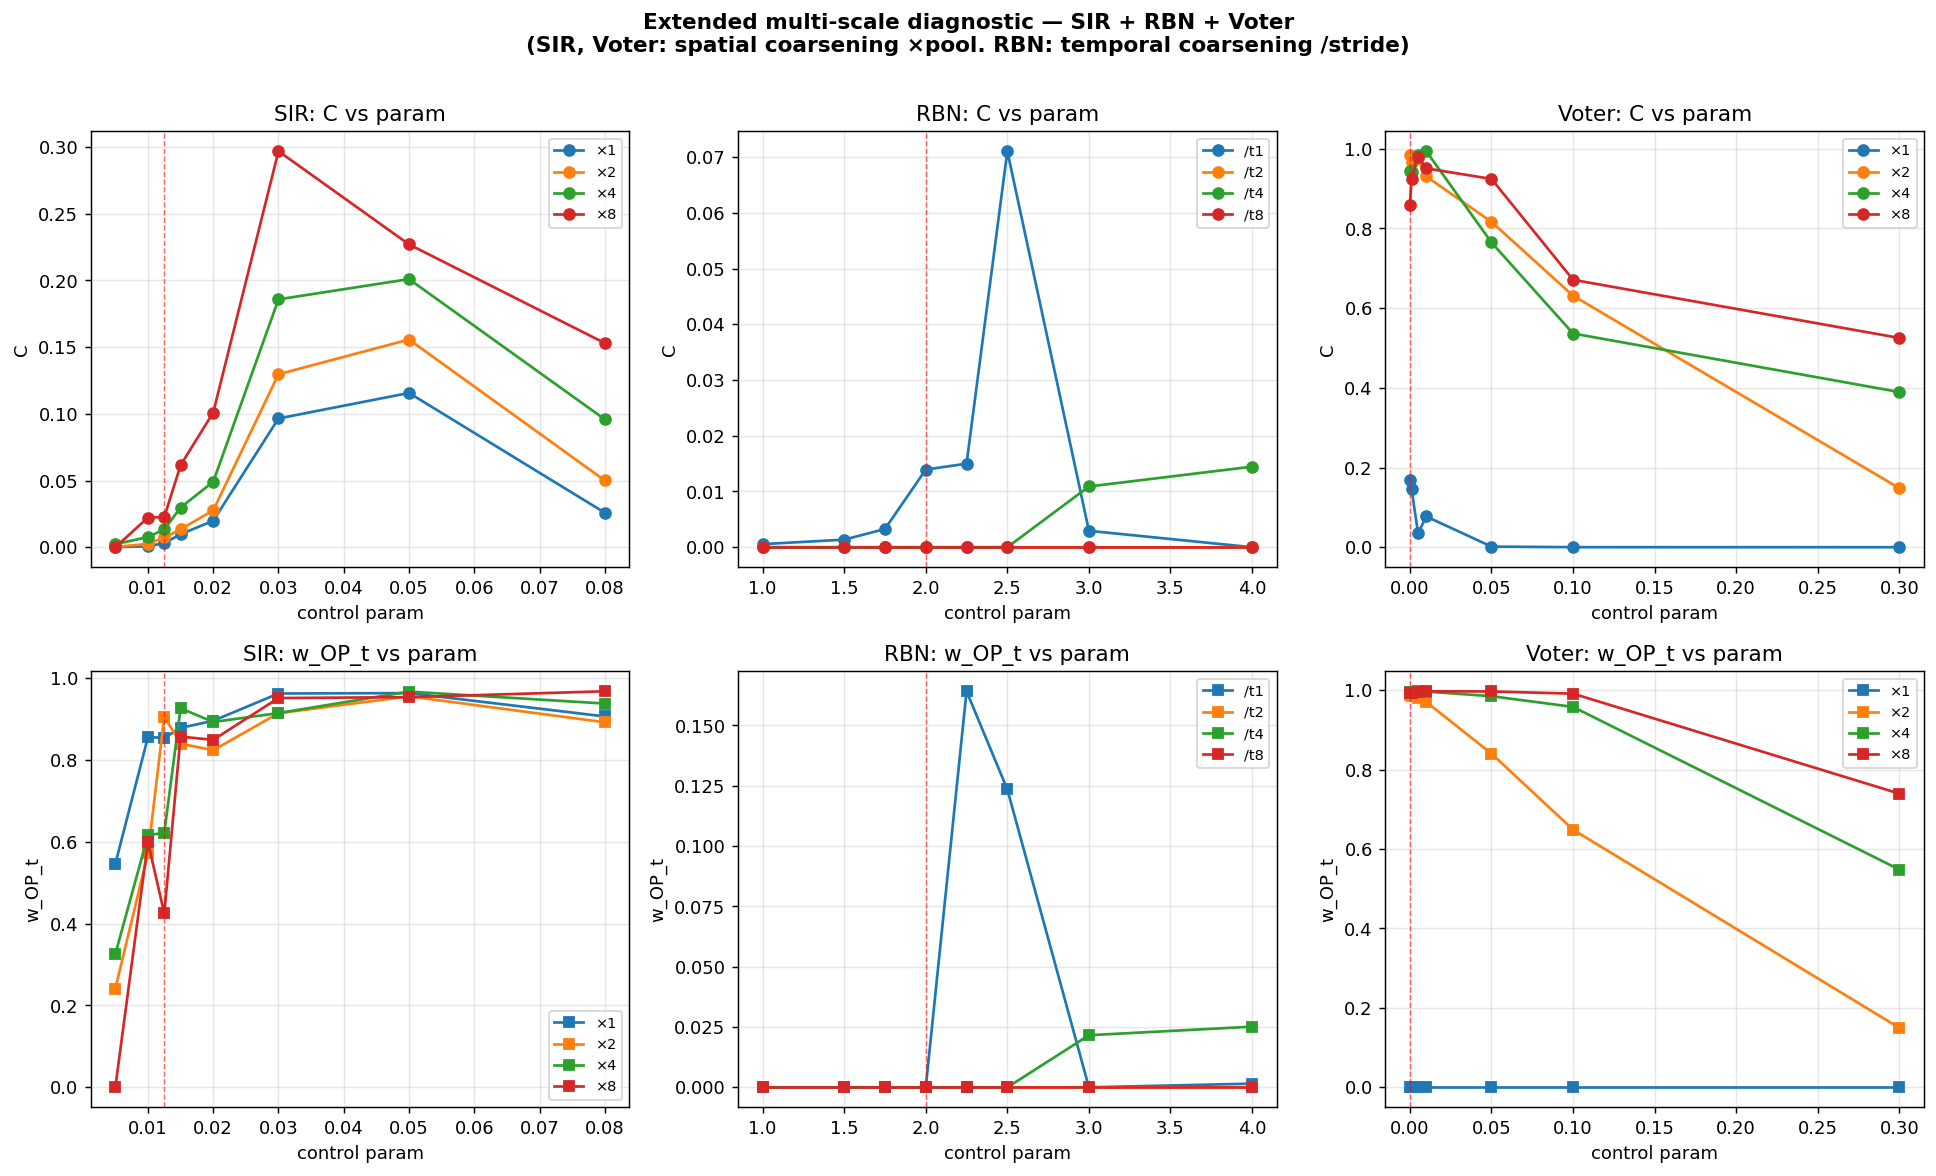

Recreate this plot in Python.
"""
Extended multi-scale C diagnostic — SIR, RBN, Voter.

Follow-up to multiscale_diagnostic.py. Tests whether the "mesoscale rescue"
effect seen for DP also appears for:
  - SIR (absorbing-state, epidemic threshold at R0=1, i.e. β ~ 0.0125 for γ=0.1)
  - RBN (Kauffman edge-of-chaos at K=2; uses TEMPORAL coarsening since no spatial lattice)
  - Voter (Type C, absorbing consensus at μ=0)

Predictions:
  SIR:    peak shifts toward β_c at coarse spatial scales (like DP)
  RBN:    peak sharpens at K=2 under temporal coarsening
  Voter:  signal amplifies at coarser scales (scale-invariant coarsening)
"""
import sys, os, time, json
sys.path.insert(0, os.path.join(os.path.dirname(__file__), '..', '..', '..'))

import numpy as np
import matplotlib.pyplot as plt
from complexity_framework_v9 import compute_C, _sir_run, SIR_CFG, _rbn_run, RBN_CFG
from fingerprint_test import voter_model_run
from multiscale_diagnostic import coarsen_history

POOLS   = (1, 2, 4, 8)
N_SEEDS = 3
BURNIN, WINDOW = 50, 200


# ── runners returning flat (T, cells) binary histories ────────────────────────
def sir_runner(beta, seed):
    cfg = SIR_CFG.copy(); cfg['GRID']=64; cfg['STEPS']=300
    # _sir_run returns (hist_I, hist_S); use the infected field as the binary grid
    hist_I, hist_S = _sir_run(beta, cfg, seed=seed)
    return hist_I

def rbn_runner(K, seed):
    cfg = RBN_CFG.copy(); cfg['N']=400; cfg['STEPS']=300
    return _rbn_run(K, cfg, seed=seed)   # (T, N)

def voter_runner(mu, seed):
    return voter_model_run(mu, G=64, steps=300, burnin=50, window=200, seed=seed)


# ── temporal coarsening (for non-spatial substrates like RBN) ─────────────────
def coarsen_temporal(hist_flat, stride):
    """Average blocks of `stride` consecutive time steps and re-binarise.

    hist_flat : (T, N) binary
    stride    : int  — how many time steps to average together
    returns   : (T//stride, N) binary
    """
    if stride == 1:
        return hist_flat.astype(np.int8)
    T, N = hist_flat.shape
    n = T // stride
    trimmed = hist_flat[:n*stride]
    blocks  = trimmed.reshape(n, stride, N).mean(axis=1)
    thresh  = np.percentile(blocks, 75, axis=1, keepdims=True)
    return (blocks > thresh).astype(np.int8)


# ── per-substrate sweep ───────────────────────────────────────────────────────
def sweep_spatial(name, runner, params, G):
    print(f"\n{'='*60}\n{name} (spatial coarsening)\n{'='*60}")
    rows = []
    for p in params:
        per = {pool: [] for pool in POOLS}
        wopt = {pool: [] for pool in POOLS}
        for s in range(N_SEEDS):
            hist_flat = runner(p, seed=s)
            T = hist_flat.shape[0]
            hist_3d = hist_flat.reshape(T, G, G)
            for pool in POOLS:
                grid = coarsen_history(hist_3d, pool)
                if grid.shape[1] < 4:
                    continue
                r = compute_C(grid, BURNIN, WINDOW)
                per[pool].append(r['score'])
                wopt[pool].append(r['w_OP_t'])
        row = {'param': p}
        for pool in POOLS:
            if per[pool]:
                row[f'C_{pool}']    = float(np.mean(per[pool]))
                row[f'wOPt_{pool}'] = float(np.mean(wopt[pool]))
        rows.append(row)
        print(f"  {p:>7.4f}: " + "  ".join(
            f"C×{pool}={row.get(f'C_{pool}', 0):.3f}(wOPt={row.get(f'wOPt_{pool}', 0):.2f})"
            for pool in POOLS if f'C_{pool}' in row))
    return rows


def sweep_temporal(name, runner, params, STRIDES=(1, 2, 4, 8)):
    print(f"\n{'='*60}\n{name} (temporal coarsening)\n{'='*60}")
    rows = []
    for p in params:
        per = {s: [] for s in STRIDES}
        wopt = {s: [] for s in STRIDES}
        for seed in range(N_SEEDS):
            hist = runner(p, seed=seed)
            for stride in STRIDES:
                grid = coarsen_temporal(hist, stride)
                T_new = grid.shape[0]
                if T_new < BURNIN + 20:
                    continue
                new_burnin = max(5, BURNIN // stride)
                new_window = min(WINDOW // stride, T_new - new_burnin - 1)
                r = compute_C(grid, new_burnin, new_window)
                per[stride].append(r['score'])
                wopt[stride].append(r['w_OP_t'])
        row = {'param': p}
        for stride in STRIDES:
            if per[stride]:
                row[f'C_t{stride}']    = float(np.mean(per[stride]))
                row[f'wOPt_t{stride}'] = float(np.mean(wopt[stride]))
        rows.append(row)
        print(f"  {p:>7.3f}: " + "  ".join(
            f"C/t{s}={row.get(f'C_t{s}', 0):.3f}(wOPt={row.get(f'wOPt_t{s}', 0):.2f})"
            for s in STRIDES if f'C_t{s}' in row))
    return rows


if __name__ == '__main__':
    t0 = time.time()

    # β_c for this SIR setup: R0=1 → β ≈ γ/8 (Moore nbhd, ~8 nbrs) = 0.0125
    sir_params   = [0.005, 0.010, 0.0125, 0.015, 0.020, 0.030, 0.050, 0.080]
    rbn_params   = [1.0, 1.5, 1.75, 2.0, 2.25, 2.5, 3.0, 4.0]   # K_c = 2
    voter_params = [0.0, 0.001, 0.005, 0.01, 0.05, 0.1, 0.3]

    all_results = {}
    all_results['SIR']   = sweep_spatial('SIR (β_c ~ 0.0125)', sir_runner, sir_params, G=64)
    all_results['RBN']   = sweep_temporal('RBN (K_c = 2)',     rbn_runner, rbn_params)
    all_results['Voter'] = sweep_spatial('Voter (μ = 0 attractor)', voter_runner, voter_params, G=64)

    print(f"\nTotal elapsed: {(time.time()-t0)/60:.1f} min")

    # ── plot ──────────────────────────────────────────────────────────────────
    fig, axes = plt.subplots(2, 3, figsize=(15, 9))
    p_cs   = {'SIR': 0.0125, 'RBN': 2.0, 'Voter': 0.0}
    # which pool/stride keys to use
    keys = {'SIR':   [('C_1','wOPt_1'), ('C_2','wOPt_2'), ('C_4','wOPt_4'), ('C_8','wOPt_8')],
            'RBN':   [('C_t1','wOPt_t1'), ('C_t2','wOPt_t2'), ('C_t4','wOPt_t4'), ('C_t8','wOPt_t8')],
            'Voter': [('C_1','wOPt_1'), ('C_2','wOPt_2'), ('C_4','wOPt_4'), ('C_8','wOPt_8')]}
    labels = {'SIR':['×1','×2','×4','×8'], 'RBN':['/t1','/t2','/t4','/t8'], 'Voter':['×1','×2','×4','×8']}

    for col, name in enumerate(['SIR','RBN','Voter']):
        rows = all_results[name]
        params = [r['param'] for r in rows]
        for (ck, wk), lbl in zip(keys[name], labels[name]):
            Cs = [r.get(ck, 0) for r in rows]
            Ws = [r.get(wk, 0) for r in rows]
            axes[0, col].plot(params, Cs, marker='o', label=lbl)
            axes[1, col].plot(params, Ws, marker='s', label=lbl)
        for ax in (axes[0, col], axes[1, col]):
            ax.axvline(p_cs[name], color='red', ls='--', lw=0.8, alpha=0.6)
            ax.legend(fontsize=8); ax.grid(alpha=0.3); ax.set_xlabel('control param')
        axes[0, col].set_title(f'{name}: C vs param')
        axes[1, col].set_title(f'{name}: w_OP_t vs param')
        axes[0, col].set_ylabel('C')
        axes[1, col].set_ylabel('w_OP_t')

    plt.suptitle('Extended multi-scale diagnostic — SIR + RBN + Voter\n'
                 '(SIR, Voter: spatial coarsening ×pool. RBN: temporal coarsening /stride)',
                 y=1.00, fontsize=12, weight='bold')
    plt.tight_layout()
    out = os.path.join(os.path.dirname(__file__), 'multiscale_diagnostic_extended.png')
    plt.savefig(out, dpi=130, bbox_inches='tight')
    print(f"Saved: {out}")

    out_json = os.path.join(os.path.dirname(__file__), 'multiscale_diagnostic_extended.json')
    with open(out_json, 'w') as f:
        json.dump({k: [dict(r) for r in v] for k, v in all_results.items()}, f, indent=2, default=float)
    print(f"Saved: {out_json}")
